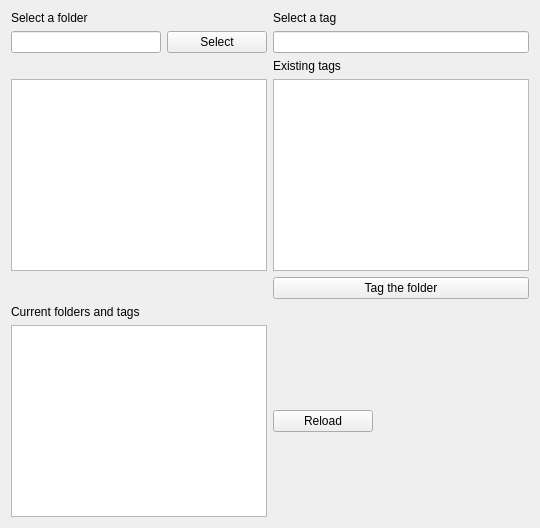
      <widget class="QWidget" name="tab_Tags">
       <attribute name="icon">
        <iconset theme="tag">
         <normaloff>.</normaloff>.</iconset>
       </attribute>
       <attribute name="title">
        <string>Tags</string>
       </attribute>
       <attribute name="toolTip">
        <string>Tag folders for search and statistics</string>
       </attribute>
       <layout class="QGridLayout" name="gridLayout_12">
        <item row="0" column="0">
         <layout class="QGridLayout" name="Tags_gridLayout">
          <item row="6" column="1">
           <widget class="QPushButton" name="Tags_pushButton_TagFolder">
            <property name="toolTip">
             <string>Add the tag to this folder</string>
            </property>
            <property name="text">
             <string>Tag the folder</string>
            </property>
            <property name="icon">
             <iconset theme="tag">
              <normaloff>.</normaloff>.</iconset>
            </property>
           </widget>
          </item>
          <item row="7" column="0">
           <widget class="QLabel" name="Tags_label_CurrentTags">
            <property name="text">
             <string>Current folders and tags</string>
            </property>
           </widget>
          </item>
          <item row="0" column="1">
           <widget class="QLabel" name="Tags_label_SelectTag">
            <property name="text">
             <string>Select a tag</string>
            </property>
           </widget>
          </item>
          <item row="1" column="1">
           <widget class="QLineEdit" name="Tags_lineEdit_TagName"/>
          </item>
          <item row="1" column="0">
           <layout class="QHBoxLayout" name="Tags_horizontalLayout_SelectFolder">
            <item>
             <widget class="QLineEdit" name="Tags_lineEdit_FolderPath"/>
            </item>
            <item>
             <widget class="QPushButton" name="Tags_pushButton_PickFolder">
              <property name="sizePolicy">
               <sizepolicy hsizetype="Fixed" vsizetype="Fixed">
                <horstretch>0</horstretch>
                <verstretch>0</verstretch>
               </sizepolicy>
              </property>
              <property name="minimumSize">
               <size>
                <width>100</width>
                <height>0</height>
               </size>
              </property>
              <property name="toolTip">
               <string>Select a folder</string>
              </property>
              <property name="text">
               <string>Select</string>
              </property>
              <property name="icon">
               <iconset theme="edit-select">
                <normaloff>.</normaloff>.</iconset>
              </property>
             </widget>
            </item>
           </layout>
          </item>
          <item row="0" column="0">
           <widget class="QLabel" name="Tags_label_SelectFolder">
            <property name="text">
             <string>Select a folder</string>
            </property>
           </widget>
          </item>
          <item row="2" column="1">
           <widget class="QLabel" name="Tags_label_ExistingTags">
            <property name="text">
             <string>Existing tags</string>
            </property>
           </widget>
          </item>
          <item row="4" column="0">
           <widget class="QTreeView" name="Tags_treeview_Explorer"/>
          </item>
          <item row="8" column="0">
           <widget class="QTreeView" name="Tags_treeView_FolderTags"/>
          </item>
          <item row="4" column="1">
           <widget class="QListView" name="Tags_listView_ExistingTags"/>
          </item>
          <item row="8" column="1">
           <widget class="QPushButton" name="Tags_pushButton_Reload">
            <property name="maximumSize">
             <size>
              <width>100</width>
              <height>16777215</height>
             </size>
            </property>
            <property name="toolTip">
             <string>Reload the file storing the tags</string>
            </property>
            <property name="text">
             <string>Reload</string>
            </property>
            <property name="icon">
             <iconset theme="view-refresh">
              <normaloff>.</normaloff>.</iconset>
            </property>
           </widget>
          </item>
         </layout>
        </item>
       </layout>
      </widget>
